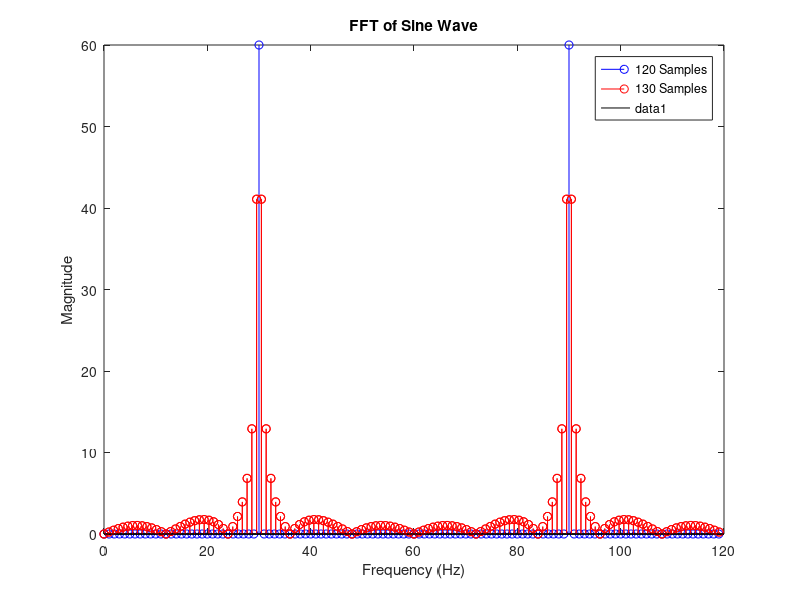
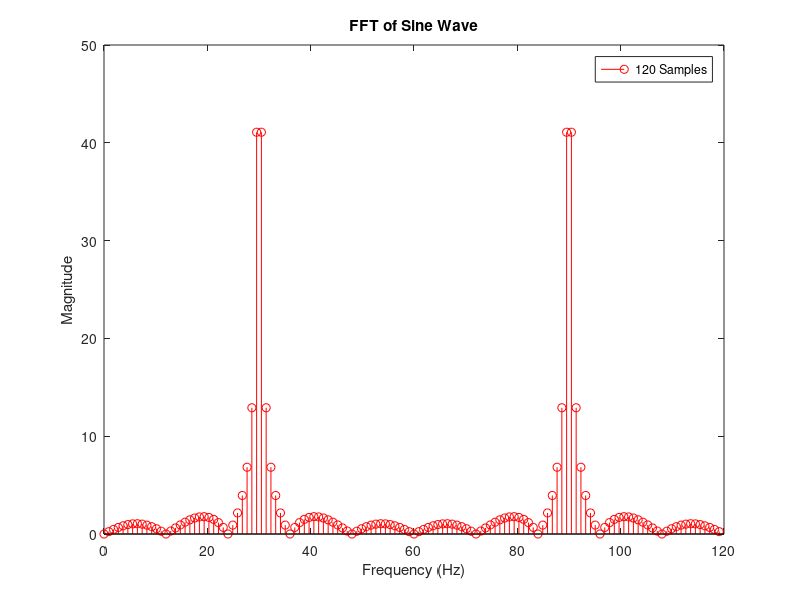
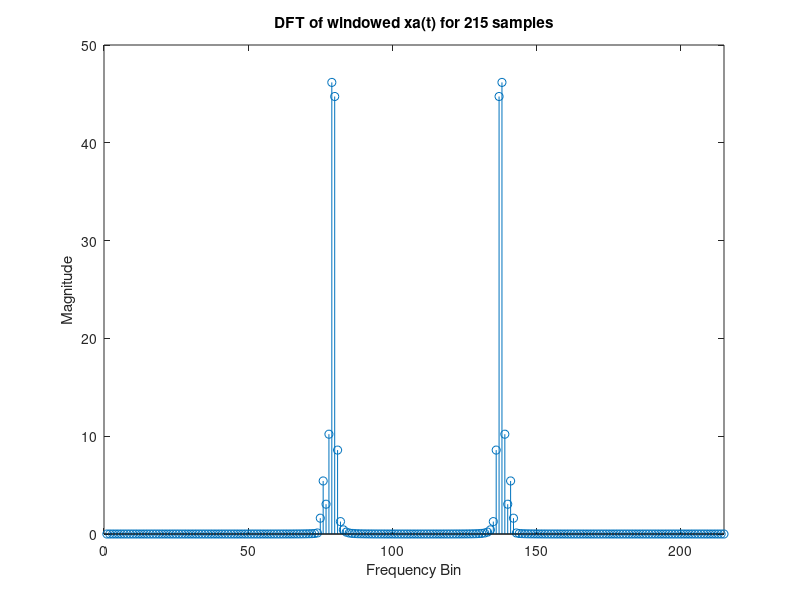
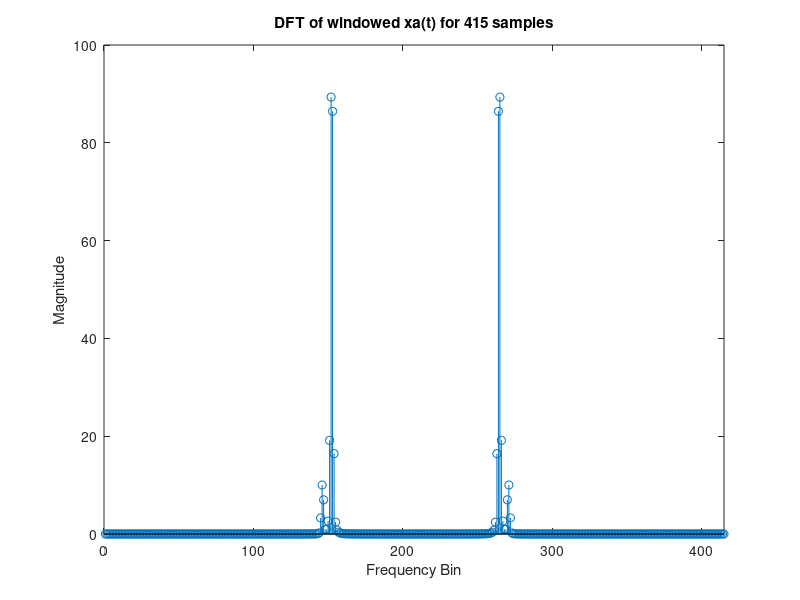

MATLAB code to generate these figures, in order: (Note: this script raises an error after producing the figures.)
%prob_1 
a=1+mod(509,3);
t = 0 : (2/120) : 2 - (2/120);
x = sin(2*pi*15*a*t);
figure
y1 = fft(x,120);
m1= abs(y1);
f1=  (0:length(y1)-1);
stem(f1,m1,'b')
hold on 
y2 = fft(x,130);
m2= abs(y2);
f2 =  (0:length(y2)-1)*120/length(y2);
stem(f2,m2,'r')
xlabel('Frequency (Hz)')
ylabel('Magnitude')
title('FFT of Sine Wave')
legend('120 Samples', '130 Samples')
hold off
hold on
y3 = fft(x,60);
m3= abs(y2);
f3 =  (0:length(y2)-1)*120/length(y2);
stem(f3,m3,'r')



%prob_2
a=1+mod(509,3);
t = 0 : (10/200) : 10 - (10/200);
x = 0.1*sin(160*pi*t) + cos(166*pi*t);
figure
y1 = fft(x,120);
m1= abs(y1);
f1=  (0:length(y1)-1);
stem(f1,m1,'b')
f2 =  (0:length(y2)-1)*120/length(y2);
stem(f2,m2,'r')
xlabel('Frequency (Hz)')
ylabel('Magnitude')
title('FFT of Sine Wave')
legend('120 Samples')

%%%3
alpha=3
duration = 10;             % Duration in seconds
sampling_rate = 200;       % Sampling rate in samples/second

A = 140; % A values
B = 146; % B values

% Time vector
t = 0:1/sampling_rate:duration;

% Generate signal xa(t)
xa = 0.1 * sin(A * pi * t) + cos(B * pi * t);

% Sample the signal
sample_indices = [215, 415, 1115, 1515, 1915];
for sample_idx = 1:length(sample_indices)
    num_samples = sample_indices(sample_idx);
    sampled_xa = xa(1:num_samples);

    window = hann(num_samples);

    windowed_xa = sampled_xa .* window';

    % Compute the DFT
    X = fft(windowed_xa);

    % Plot the DFT
    figure;
    stem(abs(X));
    title(['DFT of windowed xa(t) for ' num2str(num_samples), ' samples']);
    xlabel('Frequency Bin');
    ylabel('Magnitude');
    xlim([0, num_samples]);
end


%%%%%%4
load("Exp4Data3.txt")
x = Exp4Data1 ;
m = abs(fft(x,10000));
f = (0:length(m)-1)*1/length(m);
figure(1)
plot(f,m)
title("With Rectangular Window")
xlabel("Frequnecy");
ylabel("Amplitude");

w = hamming(500);
x1 = Exp4Data1.* w' ; 
m1 = abs(fft(x1,10000));
f1 = (0:length(m1)-1)*1/length(m1);
figure(2)
plot(f1,m1)
title("With hamming")
xlabel("Frequency");
ylabel("Amplitude");
